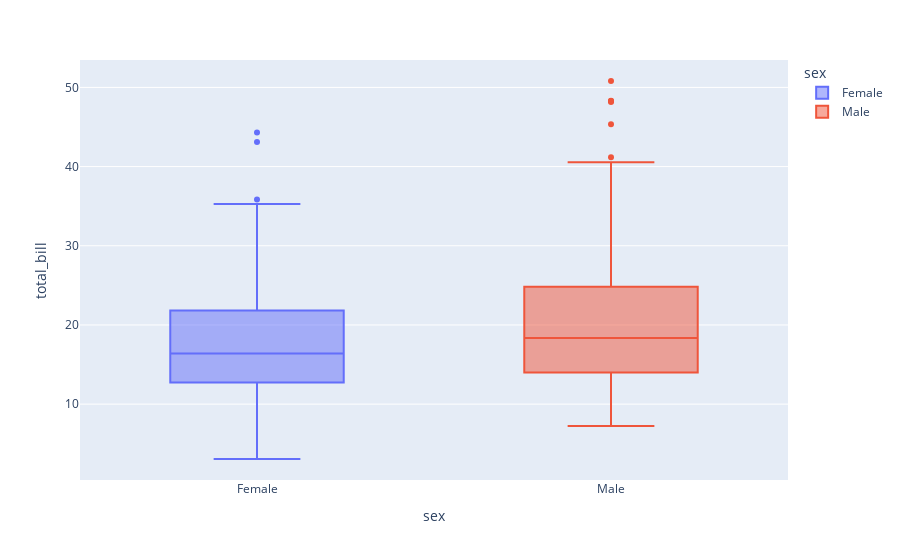

Notebook source saved alongside this figure:
### Markdown cell above
## 4. Box Plot

### Code cell
# box plot
fig4 = px.box(df, x='sex', y='total_bill', color='sex')
fig4.show()

### Figure 1 — Plotly figure (JSON) as saved in the notebook; plotly's stock layout.template omitted (floating-point values rounded to 4 significant figures; data arrays with more than 128 entries replaced by an {"elided": "..."} marker saying what was removed)
{"data": [{"alignmentgroup": "True", "hovertemplate": "sex=%{x}<br>total_bill=%{y}<extra></extra>", "legendgroup": "Female", "marker": {"color": "#636efa"}, "name": "Female", "notched": false, "offsetgroup": "Female", "orientation": "v", "showlegend": true, "type": "box", "x": ["Female", "Female", "Female", "Female", "Female", "Female", "Female", "Female", "Female", "Female", "Female", "Female", "Female", "Female", "Female", "Female", "Female", "Female", "Female", "Female", "Female", "Female", "Female", "Female", "Female", "Female", "Female", "Female", "Female", "Female", "Female", "Female", "Female", "Female", "Female", "Female", "Female", "Female", "Female", "Female", "Female", "Female", "Female", "Female", "Female", "Female", "Female", "Female", "Female", "Female", "Female", "Female", "Female", "Female", "Female", "Female", "Female", "Female", "Female", "Female", "Female", "Female", "Female", "Female", "Female", "Female", "Female", "Female", "Female", "Female", "Female", "Female", "Female", "Female", "Female", "Female", "Female", "Female", "Female", "Female", "Female", "Female", "Female", "Female", "Female", "Female", "Female"], "x0": " ", "xaxis": "x", "y": [16.99, 24.59, 35.26, 14.83, 10.33, 16.97, 20.29, 15.77, 19.65, 15.06, 20.69, 16.93, 10.29, 34.81, 26.41, 16.45, 3.07, 17.07, 26.86, 25.28, 14.73, 10.07, 34.83, 5.75, 16.32, 22.75, 11.35, 15.38, 44.3, 22.42, 20.92, 14.31, 7.25, 25.71, 17.31, 10.65, 12.43, 24.08, 13.42, 12.48, 29.8, 14.52, 11.38, 20.27, 11.17, 12.26, 18.26, 8.51, 10.33, 14.15, 13.16, 17.47, 27.05, 16.43, 8.35, 18.64, 11.87, 29.85, 25, 13.39, 16.21, 17.51, 10.59, 10.63, 9.6, 20.9, 18.15, 19.81, 43.11, 13, 12.74, 13, 16.4, 16.47, 12.76, 13.27, 28.17, 12.9, 30.14, 13.42, 15.98, 16.27, 10.09, 22.12, 35.83, 27.18, 18.78], "y0": " ", "yaxis": "y"}, {"alignmentgroup": "True", "hovertemplate": "sex=%{x}<br>total_bill=%{y}<extra></extra>", "legendgroup": "Male", "marker": {"color": "#EF553B"}, "name": "Male", "notched": false, "offsetgroup": "Male", "orientation": "v", "showlegend": true, "type": "box", "x": {"elided": "157 str values"}, "x0": " ", "xaxis": "x", "y": {"elided": "157 float values"}, "y0": " ", "yaxis": "y"}], "layout": {"boxmode": "overlay", "legend": {"title": {"text": "sex"}, "tracegroupgap": 0}, "margin": {"t": 60}, "xaxis": {"anchor": "y", "categoryarray": ["Female", "Male"], "categoryorder": "array", "domain": [0, 1], "title": {"text": "sex"}}, "yaxis": {"anchor": "x", "domain": [0, 1], "title": {"text": "total_bill"}}}}
